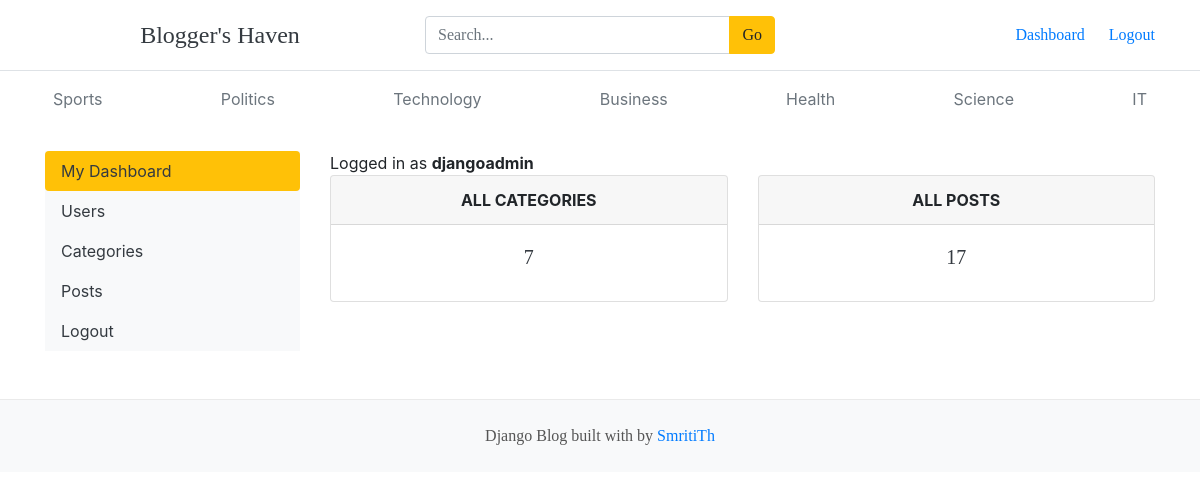
The page /dashboard/ (signed in) on the database its author committed.
### blogs/models.py (models this page shows, shortened)
class Category(models.Model):
    category_name = models.CharField(max_length=50, unique=True)
    created_at = models.DateTimeField(auto_now_add=True)
    updated_at = models.DateTimeField(auto_now=True)
    class Meta:
        verbose_name_plural = "Categories"

### dashboards/views.py (the view)
# urls.py: path('dashboard/', include('dashboards.urls')),
@login_required(login_url='login')
def dashboard(request):
    category_count = Category.objects.all().count()
    blogs_count = Blog.objects.all().count()
    context = {
        'category_count': category_count,
        'blogs_count': blogs_count,
    }
    return render(request, 'dashboard/dashboard.html', context)

### blogs/context_processors.py (called while the page is built)
def get_categories(request):
    categories=Category.objects.all()
    return dict(categories=categories)

def get_social_links(request):
    social_links = SocialLink.objects.all()
    return dict(social_links=social_links)

### templates/dashboard/dashboard.html
{% extends 'base.html' %}
{% block content %}
<div class="row">
    {% include 'dashboard/sidebar.html' %}
     <div class="col-md-9">
        <span>Logged in as <b>{{ user.username }}</b></span>
        <div class="row">
            <div class="col">
                <div class="card border-default mb-3">
                    <div class="card-header text-center text-uppercase font-weight-bold">All Categories</div>
                    <div class="card-body text-dark">
                        <h5 class="card-title text-center">{{ category_count }}</h5>
                    </div>
            </div>
        </div>
            <div class="col">
                <div class="card border-default mb-3">
                    <div class="card-header text-center text-uppercase font-weight-bold">All Posts</div>
                    <div class="card-body text-dark">
                        <h5 class="card-title text-center">{{ blogs_count }}</h5>
                    </div>
                </div>
            </div>
        </div>
    </div>
</div>
{% endblock %}

### templates/base.html (shortened to what this page needs)
{% load static %}
<!DOCTYPE html>
<html lang="en">
<head>
  <link href="https://getbootstrap.com/docs/4.0/dist/css/bootstrap.min.css" rel="stylesheet">
  <link rel="stylesheet" href="{% static 'css/blog.css' %}">
  <link rel="stylesheet" href="https://cdnjs.cloudflare.com/ajax/libs/font-awesome/4.7.0/css/font-awesome.min.css">
</head>
<body>
<header class="blog-header py-3 border-bottom">
  <div class="container">
    <div class="row align-items-center">
      <div class="col-4">
        <a class="text-dark h4 text-decoration-none" href="/">Blogger's Haven</a>
      </div>
      <div class="col-4">
        <form action="{% url 'search' %}" method="GET">
          <div class="input-group">
            <input class="form-control" type="text" name="keyword"
                   placeholder="Search..." />
            <div class="input-group-append">
              <button class="btn btn-warning" type="submit">Go</button>
            </div>
          </div>
        </form>
      </div>
      <div class="col-4 text-right">
        {% if not user.is_authenticated %}
        <a class="btn btn-sm btn-warning" href="{% url 'login' %}">Login</a>
        <a class="btn btn-sm btn-outline-secondary" href="{% url 'register' %}">Register</a>
        {% else %}
        <span><a href="{% url 'dashboard' %}">Dashboard</a></span>
        <span><a href="{% url 'logout' %}">Logout</a></span>
        {% endif %}
      </div>
    </div>
  </div>
</header>
<div class="container">
  <nav class="nav d-flex justify-content-between py-2">
    {% for cat in categories %}
      <a class="p-2 text-muted" href="{% url 'posts_by_category' cat.id %}">
        {{ cat.category_name }}
      </a>
    {% endfor %}
  </nav>
</div>
<div class="container mt-4">
  {% block content %}{% endblock %}
</div>
<footer class="blog-footer mt-5">
  <p>Django Blog built with by <a href="{#}">SmritiTh</a></p>
</footer>
</body>
</html>

### blogger_haven/static/blog.css (style rules this page uses)
.blog-header { border-bottom: 1px solid #e5e5e5; }
h1, h2, h3, h4, h5, h6 { font-family: "Playfair Display", Georgia, "Times New Roman", serif; }
.blog-footer { padding: 2.5rem 0; color: #727272; text-align: center; background-color: #f9f9f9; border-top: .05rem solid #e5e5e5; }
.blog-footer p:last-child { margin-bottom: 0; }

### templates/base.html (style rules this page uses)
.blog-header { background-color: #ffffff; padding: 2rem 0; text-align: center; font-family: 'Playfair Display', serif; border-bottom: 1px solid #eaeaea; }
.blog-footer { background-color: #f8f9fa; padding: 1.5rem 0; text-align: center; font-family: 'Playfair Display', serif; border-top: 1px solid #eaeaea; color: #555; }
.blog-footer a { color: #007bff; text-decoration: none; }

### rows shown on the page
Category: category_name "Sports"
Category: category_name "Politics"
Category: category_name "Technology"
Category: category_name "Business"
Category: category_name "Health"
Category: category_name "Science"
Category: category_name "IT"

### other values the page prints
{{ user.username }} "djangoadmin"
{{ category_count }} "7"
{{ blogs_count }} "17"
